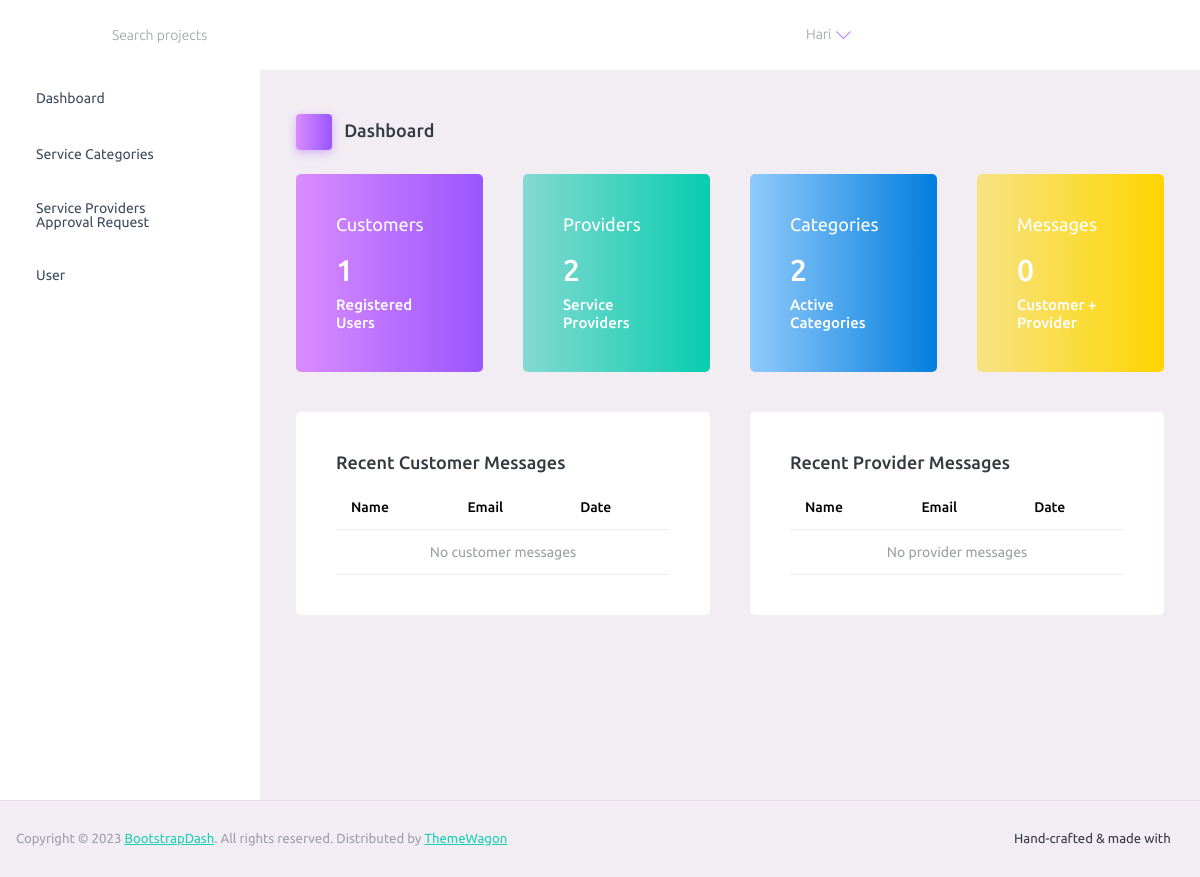
Before: /FixPointAdmin/ (signed in) with the older database file.
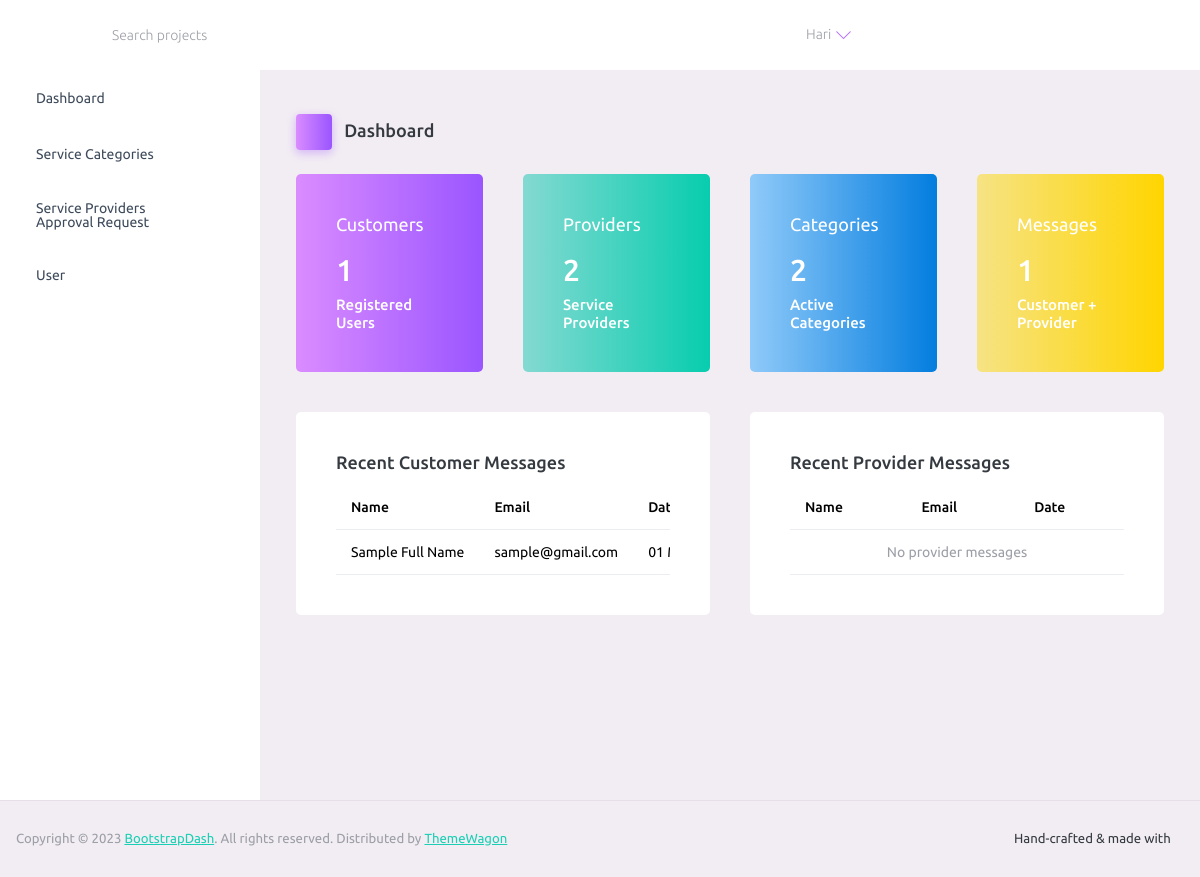
After: the same page with the newer database file.
### AdminApp/models.py (models this page shows, shortened)
class CustomerContactDb(models.Model):
    user = models.ForeignKey(
        UserDb,
        on_delete=models.CASCADE,
        null=True,
        blank=True
    )
    full_name = models.CharField(max_length=150)
    email = models.EmailField()
    message = models.TextField()
    created_at = models.DateTimeField(auto_now_add=True)

### AdminApp/views.py (the view)
# urls.py: path('',views.dashboard,name="dashboard"),
@admin_required
def dashboard(request):
    total_customers = UserDb.objects.filter(user_role="CUSTOMER").count()
    total_providers = UserDb.objects.filter(user_role="SERVICE_PROVIDER").count()
    total_categories = ServiceCategoryDb.objects.count()
    total_customer_messages = CustomerContactDb.objects.count()
    total_provider_messages = ServiceProviderContactDb.objects.count()
    recent_customer_messages = CustomerContactDb.objects.order_by("-created_at")[:5]
    recent_provider_messages = ServiceProviderContactDb.objects.order_by("-created_at")[:5]
    context = {
        "total_customers": total_customers,
        "total_providers": total_providers,
        "total_categories": total_categories,
        "total_customer_messages": total_customer_messages,
        "total_provider_messages": total_provider_messages,
        "recent_customer_messages": recent_customer_messages,
        "recent_provider_messages": recent_provider_messages,
    }
    return render(request, "dashboard.html", context)

### AdminApp/views.py (called while the page is built)
def admin_required(view_func):
    @wraps(view_func)
    def _wrapped_view(request, *args, **kwargs):
        if not request.user.is_authenticated:
            return redirect("admin_login")
        if not request.user.is_superuser:
            return HttpResponseForbidden("Not allowed")
        return view_func(request, *args, **kwargs)
    return _wrapped_view

### AdminApp/templates/dashboard.html (shortened to what this page needs)
{% extends 'base.html' %}
{% load static %}
{% block content %}
<div class="content-wrapper">
  <div class="page-header">
    <h3 class="page-title">
      <span class="page-title-icon bg-gradient-primary text-white me-2">
        <i class="mdi mdi-home"></i>
      </span> Dashboard
    </h3>
  </div>
  <div class="row">
    <div class="col-md-3 stretch-card grid-margin">
      <div class="card bg-gradient-primary text-white">
        <div class="card-body">
          <h4 class="font-weight-normal mb-3">
            Customers
            <i class="mdi mdi-account mdi-24px float-end"></i>
          </h4>
          <h2 class="mb-2">{{ total_customers }}</h2>
          <h6 class="card-text">Registered Users</h6>
        </div>
      </div>
    </div>
    <div class="col-md-3 stretch-card grid-margin">
      <div class="card bg-gradient-success text-white">
        <div class="card-body">
          <h4 class="font-weight-normal mb-3">
            Providers
            <i class="mdi mdi-account-group mdi-24px float-end"></i>
          </h4>
          <h2 class="mb-2">{{ total_providers }}</h2>
          <h6 class="card-text">Service Providers</h6>
        </div>
      </div>
    </div>
    <div class="col-md-3 stretch-card grid-margin">
      <div class="card bg-gradient-info text-white">
        <div class="card-body">
          <h4 class="font-weight-normal mb-3">
            Categories
            <i class="mdi mdi-wrench mdi-24px float-end"></i>
          </h4>
          <h2 class="mb-2">{{ total_categories }}</h2>
          <h6 class="card-text">Active Categories</h6>
        </div>
      </div>
    </div>
    <div class="col-md-3 stretch-card grid-margin">
      <div class="card bg-gradient-warning text-white">
        <div class="card-body">
          <h4 class="font-weight-normal mb-3">
            Messages
            <i class="mdi mdi-email mdi-24px float-end"></i>
          </h4>
          <h2 class="mb-2">
            {{ total_customer_messages|add:total_provider_messages }}
          </h2>
          <h6 class="card-text">Customer + Provider</h6>
        </div>
      </div>
    </div>
  </div>
  <div class="row">
    <div class="col-md-6 grid-margin stretch-card">
      <div class="card">
        <div class="card-body">
          <h4 class="card-title">Recent Customer Messages</h4>
          <div class="table-responsive">
            <table class="table">
              <thead>
                <tr>
                  <th>Name</th>
                  <th>Email</th>
                  <th>Date</th>
                </tr>
              </thead>
              <tbody>
                {% for msg in recent_customer_messages %}
                <tr>
                  <td>{{ msg.full_name|default:"-" }}</td>
                  <td>{{ msg.email|default:"-" }}</td>
                  <td>{{ msg.created_at|date:"d M Y" }}</td>
                </tr>
                {% endfor %}
                {% if not recent_customer_messages %}
                <tr>
                  <td colspan="3" class="text-center text-muted">
                    No customer messages
                  </td>
                </tr>
                {% endif %}
              </tbody>
            </table>
          </div>
        </div>
      </div>
    </div>
    <div class="col-md-6 grid-margin stretch-card">
      <div class="card">
        <div class="card-body">
          <h4 class="card-title">Recent Provider Messages</h4>
          <div class="table-responsive">
            <table class="table">
              <thead>
                <tr>
                  <th>Name</th>
                  <th>Email</th>
                  <th>Date</th>
                </tr>
              </thead>
              <tbody>
                {% if not recent_provider_messages %}
                <tr>
                  <td colspan="3" class="text-center text-muted">
                    No provider messages
                  </td>
                </tr>
                {% endif %}
              </tbody>
            </table>
          </div>
        </div>
      </div>
    </div>
  </div>
</div>
{% endblock %}

Changed rows visible on the page:
added CustomerContactDb: full_name "Sample Full Name", email "sample@gmail.com", created_at "01…"
Other visible differences:
{{ total_customer_messages|add:total_provider_messages }}: "0" → "1"
text no longer shown: "No customer messages"
